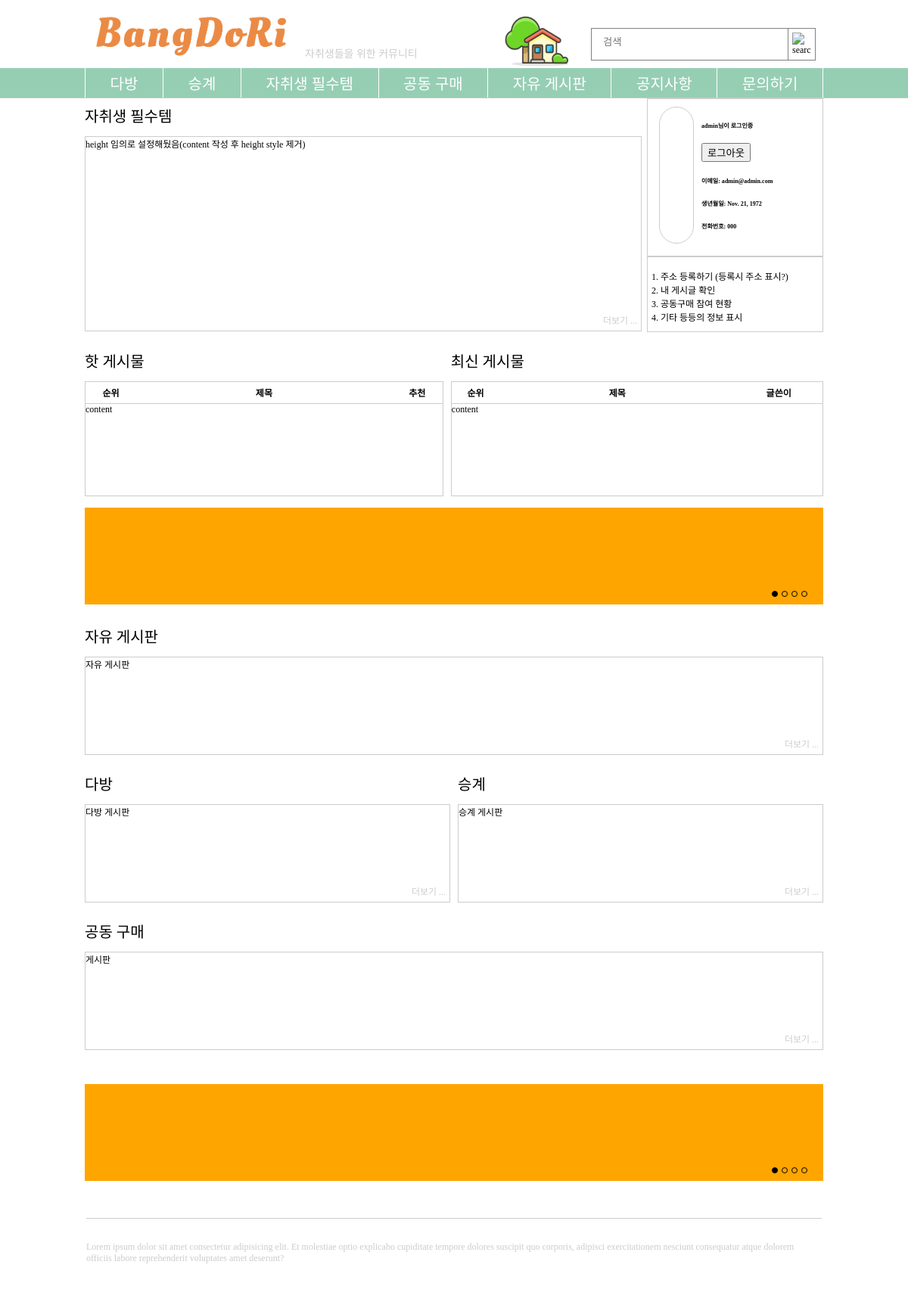
Screenshot of /index/ (signed in) with the database file from the repository.
### bangdori/models.py (models this page shows, shortened)
class CustomerUser(AbstractUser):
    ''' # 부모 클래스에서 제공하는 부분은 비활성화
    # userid = models.CharField(
    #     max_length=50, db_column='userid', verbose_name='userid', primary_key=True)
    # passwd = models.CharField(
    #     max_length=50, db_column='passwd', verbose_name='passwd') '''
    email = models.CharField(
        max_length=30, db_column='email', verbose_name='email', blank=True)
    birthday = models.DateField(
        default=datetime.MINYEAR, db_column='birth', verbose_name='birth')
    phone = models.CharField(
        max_length=30, db_column='phone', verbose_name='phone')

### bangdori/views.py (the view)
# urls.py: path('index/', views.index, name='index'),
def index(request):
    context = {}
    """
    로그인 정보는 Session에 기록되도록 설정되어 있음.
    dict 형식으로 request 전달 비활성화
    """
    return render(request, 'index.html', {})

### bangdori/templates/index.html (shortened to what this page needs)
{% extends 'footer.html' %}
{% load static %}
{% block content %}
    <div class="article preview-even">
        <div class="preview-post">
            <div class="preview-title">핫 게시물</div>
            <div class="preview-post-content">
                <div class="top-info preview-top-info">
                    <div class="id"><span>순위</span></div>
                    <div class="title"><span>제목</span></div>
                    <div class="recommendation"><span>추천</span></div>
                </div>
                <div class="preview-post-box">content</div>
            </div>
        </div>
        <div class="preview-post">
            <div class="preview-title">최신 게시물</div>
            <div class="preview-post-content">
                <div class="top-info preview-top-info">
                    <div class="id"><span>순위</span></div>
                    <div class="title"><span>제목</span></div>
                    <div class="writer"><span>글쓴이</span></div>
                </div>
                <div class="preview-post-box">content</div>
            </div>
        </div>
    </div>
    <div class="ad-banner">
        <div class="banner-content">
            <div class="first banner showing"></div>
            <div class="banner-count">
                <div class="first count js-clicked-count"></div>
                <div class="second count"></div>
                <div class="third count"></div>
                <div class="fourth count"></div>
            </div>
        </div>
    </div>
    <div class="article preview-board">
        <div class="preview-title">자유 게시판</div>
        <div class="preview-article">
            자유 게시판
            <div class="preview-more">
                <a class="more" href={% url 'board' %}>더보기 ...</a>
            </div>
        </div>
    </div>
    <div class="article preview-even">
        <div class="preview-dabang">
            <div class="preview-title">다방</div>
            <div class="preview-article">
                다방 게시판
                <div class="preview-more">
                    <a class="more" href={% url 'dabang' %}>더보기 ...</a>
                </div>
            </div>
        </div>
        <div class="preview-succession">
            <div class="preview-title">승계</div>
            <div class="preview-article">
                승계 게시판
                <div class="preview-more">
                    <a class="more" href={% url 'succession' %}>더보기 ...</a>
                </div>
            </div>
        </div>
    </div>
    <div class="article preview-group-buy">
        <div class="preview-title">공동 구매</div>
        <div class="preview-article">
            게시판
            <div class="preview-more">
                <a class="more" href={% url 'group' %}>더보기 ...</a>
            </div>
        </div>
    </div>
{% endblock %}

### bangdori/templates/header.html (shortened to what this page needs)
{% extends 'base_index.html' %}
{% load static %}
{% block body %}
    <div class="header">
        <div class="gnb">
            <div class="top-content">
                <div class="logo-box">
                    <a href={% url 'index' %}>
                        <img class="logo" src="{% static 'imgs/logo.png' %}" alt="logo" width="288px"
                             height="76px"/></a>
                </div>
                <div class="logo-title">
                    <span>자취생들을 위한 커뮤니티</span>
                </div>
                <div class="top-content-search">
                    <form class="top-search-form" action="">
                        <div class="top-search-keyword-box">
                            <input class="top-search-keyword" type="text" name="search_keyword" placeholder="검색"/>
                        </div>
                        <img class="search" src="https://www.pngall.com/wp-content/uploads/8/Vector-Search.png"
                             alt="search" width="25px" onclick="searchKeyword()"/>
                    </form>
                </div>
                <div class="logo-on-search">
                    <a href={% url 'index' %}><img class="logo" src="{% static 'imgs/miniLogo.png' %}" alt="logo"
                                                   width="86px" height="96px"></a>
                </div>
            </div>
            <div class="menu-box">
                <div class="menu-list">
                    <div class="menu-item">
                        <a href={% url 'dabang' %}>다방</a>
                    </div>
                    <div class="menu-item">
                        <a href={% url 'succession' %}>승계</a>
                    </div>
                    <div class="menu-item">
                        <a href={% url 'essentials' %}>자취생 필수템</a>
                    </div>
                    <div class="menu-item">
                        <a href={% url 'group' %}>공동 구매</a>
                    </div>
                    <div class="menu-item">
                        <a href={% url 'board' %}>자유 게시판</a>
                    </div>
                    <div class="menu-item">
                        <a href={% url 'notice' %}>공지사항</a>
                    </div>
                    <div class="menu-item">
                        <a href={% url 'contact' %}>문의하기</a>
                    </div>
                </div>
            </div>
        </div>
    </div>
    <div class="main dabang_board">
        <div class="container">
            <div class="section">
                <div class="article">
                    <div class="preview-essentials">
                        <div class="preview-title">자취생 필수템</div>
                        <div class="preview-article essentials-board-size">
                            height 임의로 설정해뒀음(content 작성 후 height style 제거)
                            <div class="preview-more">
                                <a class="more" href={% url 'essentials' %}>더보기 ...</a>
                            </div>
                        </div>
                    </div>
                    {% if request.user.is_authenticated %}
                        <div id="after-login" class="article-box">
                            <div class="login-box after-login">
                                <div class="login-after-user-info">
                                    <div class="login-user-img">
                                    </div>
                                    <div class="login-user-info">
                                        <h6>{{ request.user.username }}님이 로그인중</h6>
                                        <a href={% url 'logout' %}>
                                            <button class="login_btn">로그아웃</button>
                                        <h6>이메일: {{ request.user.email }}</h6>
                                        <h6>생년월일: {{ request.user.birthday }}</h6>
                                        <h6>전화번호: {{ request.user.phone }}</h6>
                                    </div>
                                </div>
                                <hr style="border: 1px solid #ccc;">
                                <div class="login-after-user-bar">
                                    1. 주소 등록하기 (등록시 주소 표시?)
                                    <br>
                                    2. 내 게시글 확인
                                    <br>
                                    3. 공동구매 참여 현황
                                    <br>
                                    4. 기타 등등의 정보 표시
                                </div>
                            </div>
                        </div>
                    {% endif %}
                </div>
                {% block footer %}
                {% endblock %}
            </div>
        </div>
    </div>
{% endblock %}

### static/css/wrapStyle.css (style rules this page uses)
html { margin: 0; padding: 0; box-sizing: border-box; font-size: 12px; scroll-behavior: smooth; }
body { margin: 0; padding: 0; background-color: white; }
.header { text-align: center; border-bottom: 1px solid #ccc; }
.main { position: relative; left: 0; width: 976px; margin: 0 auto; }
a { text-decoration: none; color: black; }

### static/css/headerStyle.css (style rules this page uses)
.gnb { height: 100%; }
.top-content { width: 976px; margin: 0 auto; position: relative; text-align: left; }
.logo-box { display: inline-block; }
.logo { vertical-align: bottom; height: 90px; }
.logo-title { display: inline-block; color: #ccc; font-size: 14px; align-items: flex-end; position: relative; bottom: 10px; }
.logo-on-search { display: inline-block; position: relative; top: 10px; left: 112px; }
.top-content-search { position: absolute; right: 10px; bottom: 10px; }
.top-search-form { display: flex; flex-direction: row; border: 1px solid gray; cursor: pointer; }
.top-search-keyword-box { position: relative; border-right: 1px solid gray; }
.top-search-keyword { width: 244px; height: 35px; padding: 0; padding-inline-start: 15px; border: none; }
.search { padding: 5px; cursor: pointer; }
.menu-box { display: flex; justify-content: center; font-size: 20px; background-color: #96ceb4; }
.menu-list { display: flex; flex-direction: row; justify-content: center; align-items: center; width: 976px; }
.menu-item { display: inline; flex-grow: 1; border-right: 1px solid white; padding: 5px 0; }
.menu-item > a { color: white !important; }
.menu-list > :first-child { border-left: 1px solid white; }

### static/css/sectionStyle.css (style rules this page uses)
.container { width: 100%; height: 100%; }
.section { display: flex; flex-direction: column; gap: 15px; margin-bottom: 76px; }
.article { display: flex; justify-content: space-between; }
.preview-essentials { display: inline-block; width: 736px; }
.essentials-board-size { height: 256px !important; }
.article-box { display: flex; flex-direction: column; justify-content: flex-end; }
.login-box { display: inline-block; margin-bottom: 10px; border: 1px solid #ccc; }
.after-login { margin: 0; }
.login-after-user-info { display: flex; flex-direction: row; padding: 10px 15px; gap: 10px; }
.login-user-img { border: 1px solid #ccc; padding: 10px; border-radius: 36px; width: 24px; }
.login-user-info { width: 145px; }
.login-after-user-bar { padding: 10px 5px; }
.preview-even { gap: 10px; }
.preview-post, .preview-dabang, .preview-succession { flex-grow: 1; }
.preview-post-content { position: relative; border: 1px solid #ccc; height: 150px; }
.preview-top-info { border-top: none !important; }
.preview-board, .preview-group-buy { display: block !important; }
.preview-title { text-align: left; font-size: 20px; padding: 8px 0; margin-bottom: 5px; }
.preview-article { position: relative; border: 1px solid #ccc; height: 128px; }
.preview-more { position: absolute; right: 5px; bottom: 5px; }
.more { color: #ccc !important; }

### static/css/slideStyle.css (style rules this page uses)
.ad-banner { overflow: hidden; }
.banner-content { position: relative; display: inline-block; width: 100%; height: 128px; overflow: hidden; }
.banner { position: absolute; left: 0; width: inherit; height: inherit; opacity: 0; }
.banner:nth-child(odd) { background: orange; }
.showing { opacity: 1; transition: all 0.8s ease-in-out; }
.banner-count { display: inline-block; position: absolute; right: 20px; bottom: 5px; }
.count { display: inline-block; border: 1px solid black; background: transparent; border-radius: 16px; padding: 3px; margin: 1px; cursor: pointer; transition: background 0.2s ease-in-out; }
.js-clicked-count { background: black; }

### static/css/boardSectionStyle.css (style rules this page uses)
.top-info { display: flex; flex-direction: row; text-align: center; padding: 5px 0; border-top: 1px solid #ccc; border-bottom: 1px solid #ccc; font-weight: bold; }
.id, .views, .recommendation { flex-grow: 1; }
.title { flex-grow: 7; }
.writer, .date { flex-grow: 2; }

### rows the page displays
CustomerUser: user.username "admin", user.email "admin@admin.com", user.birthday "Nov. 21, 1972", user.phone "000"
